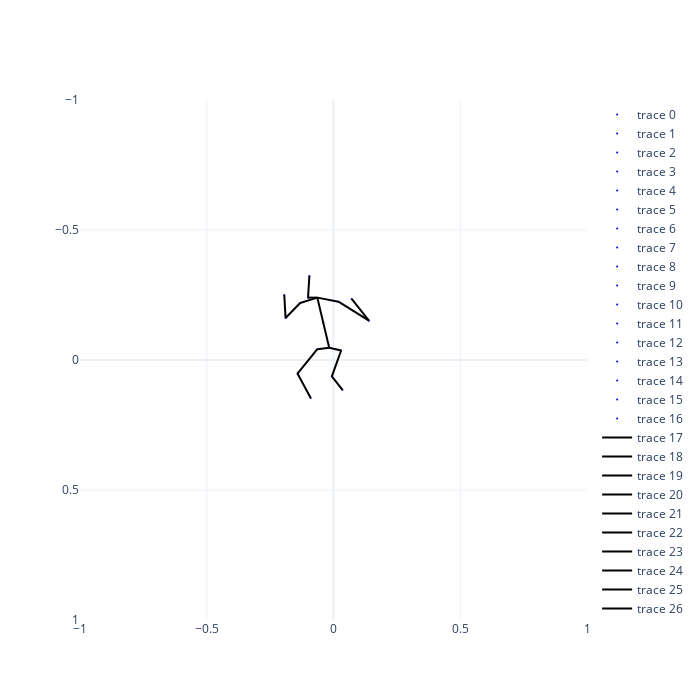

Source (notebook cell):
### Code cell
# 2d input
aihub_2d = copy.deepcopy(input)
# 2d skeleton
pos = copy.deepcopy(aihub_2d)
points_aihub_2d = {}
for i, p in enumerate(pos):
    p = np.append(p, 0.0)
    #print(i, h36m_keypoints[i], p)
    points_aihub_2d[h36m_keypoints[i]] = p
pos_vector = pos.reshape(-1) # (51,)
total_min, total_max = pos_vector.min(), pos_vector.max()
print("total min: ", total_min,
      "total max: ", total_max)

interact(draw_skeleton_2d(points_aihub_2d, h36m_connections))

### Figure 1 — Plotly figure (JSON) as saved in the notebook; plotly's stock layout.template omitted (floating-point values rounded to 4 significant figures)
{"data": [{"marker": {"color": "blue", "size": 2}, "mode": "markers", "type": "scatter", "x": [-0.01688], "y": [-0.04687]}, {"marker": {"color": "blue", "size": 2}, "mode": "markers", "type": "scatter", "x": [-0.06383], "y": [-0.04165]}, {"marker": {"color": "blue", "size": 2}, "mode": "markers", "type": "scatter", "x": [-0.1421], "y": [0.05225]}, {"marker": {"color": "blue", "size": 2}, "mode": "markers", "type": "scatter", "x": [-0.08991], "y": [0.1462]}, {"marker": {"color": "blue", "size": 2}, "mode": "markers", "type": "scatter", "x": [0.03008], "y": [-0.03644]}, {"marker": {"color": "blue", "size": 2}, "mode": "markers", "type": "scatter", "x": [-0.006442], "y": [0.06268]}, {"marker": {"color": "blue", "size": 2}, "mode": "markers", "type": "scatter", "x": [0.03529], "y": [0.1149]}, {"marker": {"color": "blue", "size": 2}, "mode": "markers", "type": "scatter", "x": [-0.04035], "y": [-0.1434]}, {"marker": {"color": "blue", "size": 2}, "mode": "markers", "type": "scatter", "x": [-0.06383], "y": [-0.2399]}, {"marker": {"color": "blue", "size": 2}, "mode": "markers", "type": "scatter", "x": [-0.1003], "y": [-0.2399]}, {"marker": {"color": "blue", "size": 2}, "mode": "markers", "type": "scatter", "x": [-0.09513], "y": [-0.3234]}, {"marker": {"color": "blue", "size": 2}, "mode": "markers", "type": "scatter", "x": [0.01964], "y": [-0.2242]}, {"marker": {"color": "blue", "size": 2}, "mode": "markers", "type": "scatter", "x": [0.1396], "y": [-0.1512]}, {"marker": {"color": "blue", "size": 2}, "mode": "markers", "type": "scatter", "x": [0.07181], "y": [-0.2347]}, {"marker": {"color": "blue", "size": 2}, "mode": "markers", "type": "scatter", "x": [-0.1316], "y": [-0.219]}, {"marker": {"color": "blue", "size": 2}, "mode": "markers", "type": "scatter", "x": [-0.189], "y": [-0.1616]}, {"marker": {"color": "blue", "size": 2}, "mode": "markers", "type": "scatter", "x": [-0.1942], "y": [-0.2503]}, {"line": {"color": "black"}, "mode": "lines", "type": "scatter", "x": [-0.01688, -0.06383], "y": [-0.04687, -0.04165]}, {"line": {"color": "black"}, "mode": "lines", "type": "scatter", "x": [-0.01688, 0.03008], "y": [-0.04687, -0.03644]}, {"line": {"color": "black"}, "mode": "lines", "type": "scatter", "x": [-0.01688, -0.04035], "y": [-0.04687, -0.1434]}, {"line": {"color": "black"}, "mode": "lines", "type": "scatter", "x": [-0.06383, -0.1421], "y": [-0.04165, 0.05225]}, {"line": {"color": "black"}, "mode": "lines", "type": "scatter", "x": [-0.1421, -0.08991], "y": [0.05225, 0.1462]}, {"line": {"color": "black"}, "mode": "lines", "type": "scatter", "x": [0.03008, -0.006442], "y": [-0.03644, 0.06268]}, {"line": {"color": "black"}, "mode": "lines", "type": "scatter", "x": [-0.006442, 0.03529], "y": [0.06268, 0.1149]}, {"line": {"color": "black"}, "mode": "lines", "type": "scatter", "x": [-0.04035, -0.06383], "y": [-0.1434, -0.2399]}, {"line": {"color": "black"}, "mode": "lines", "type": "scatter", "x": [-0.06383, -0.1003], "y": [-0.2399, -0.2399]}, {"line": {"color": "black"}, "mode": "lines", "type": "scatter", "x": [-0.1003, -0.09513], "y": [-0.2399, -0.3234]}, {"line": {"color": "black"}, "mode": "lines", "type": "scatter", "x": [-0.06383, -0.1316], "y": [-0.2399, -0.219]}, {"line": {"color": "black"}, "mode": "lines", "type": "scatter", "x": [-0.1316, -0.189], "y": [-0.219, -0.1616]}, {"line": {"color": "black"}, "mode": "lines", "type": "scatter", "x": [-0.189, -0.1942], "y": [-0.1616, -0.2503]}, {"line": {"color": "black"}, "mode": "lines", "type": "scatter", "x": [-0.06383, 0.01964], "y": [-0.2399, -0.2242]}, {"line": {"color": "black"}, "mode": "lines", "type": "scatter", "x": [0.01964, 0.1396], "y": [-0.2242, -0.1512]}, {"line": {"color": "black"}, "mode": "lines", "type": "scatter", "x": [0.1396, 0.07181], "y": [-0.1512, -0.2347]}], "layout": {"height": 700, "width": 700, "xaxis": {"range": [-1, 1]}, "yaxis": {"range": [1, -1]}}}
